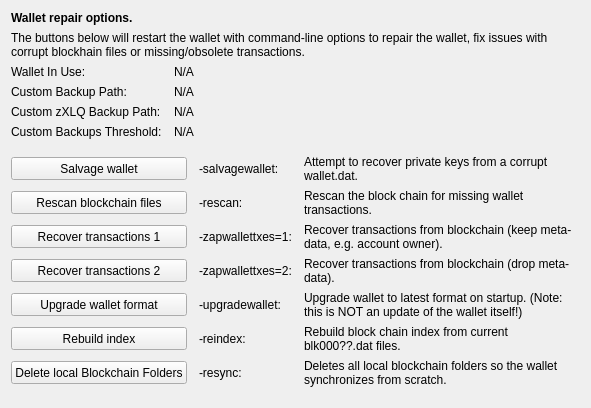
     <widget class="QWidget" name="tab_repair">
      <attribute name="title">
       <string>&amp;Wallet Repair</string>
      </attribute>
      <layout class="QGridLayout" name="gridLayout_4" columnstretch="0,0,0,0">
       <property name="horizontalSpacing">
        <number>12</number>
       </property>
       <item row="0" column="0" colspan="4">
        <widget class="QLabel" name="label_repair_header">
         <property name="font">
          <font>
           <weight>75</weight>
           <bold>true</bold>
          </font>
         </property>
         <property name="text">
          <string>Wallet repair options.</string>
         </property>
        </widget>
       </item>
       <item row="1" column="0" colspan="4">
        <widget class="QLabel" name="label_repair_helptext">
         <property name="font">
          <font>
           <weight>50</weight>
           <bold>false</bold>
          </font>
         </property>
         <property name="text">
          <string>The buttons below will restart the wallet with command-line options to repair the wallet, fix issues with corrupt blockhain files or missing/obsolete transactions.</string>
         </property>
         <property name="wordWrap">
          <bool>true</bool>
         </property>
        </widget>
       </item>
       <item row="2" column="0">
        <widget class="QLabel" name="wallet_path_label">
         <property name="text">
          <string>Wallet In Use:</string>
         </property>
        </widget>
       </item>
       <item row="2" column="1" colspan="3">
        <widget class="QLabel" name="wallet_path">
         <property name="cursor">
          <cursorShape>IBeamCursor</cursorShape>
         </property>
         <property name="text">
          <string>N/A</string>
         </property>
         <property name="textFormat">
          <enum>Qt::PlainText</enum>
         </property>
         <property name="textInteractionFlags">
          <set>Qt::LinksAccessibleByMouse|Qt::TextSelectableByKeyboard|Qt::TextSelectableByMouse</set>
         </property>
        </widget>
       </item>
       <item row="3" column="0">
        <widget class="QLabel" name="wallet_custombackuppath_label">
         <property name="text">
          <string>Custom Backup Path:</string>
         </property>
         <property name="visible">
          <bool>false</bool>
         </property>
        </widget>
       </item>
       <item row="3" column="1" colspan="3">
        <widget class="QLabel" name="wallet_custombackuppath">
         <property name="cursor">
          <cursorShape>IBeamCursor</cursorShape>
         </property>
         <property name="text">
          <string>N/A</string>
         </property>
         <property name="textFormat">
          <enum>Qt::PlainText</enum>
         </property>
         <property name="textInteractionFlags">
          <set>Qt::LinksAccessibleByMouse|Qt::TextSelectableByKeyboard|Qt::TextSelectableByMouse</set>
         </property>
         <property name="visible">
          <bool>false</bool>
         </property>
        </widget>
       </item>
       <item row="4" column="0">
        <widget class="QLabel" name="wallet_customzXLQbackuppath_label">
         <property name="text">
          <string>Custom zXLQ Backup Path:</string>
         </property>
         <property name="visible">
          <bool>false</bool>
         </property>
        </widget>
       </item>
       <item row="4" column="1" colspan="3">
        <widget class="QLabel" name="wallet_customzXLQbackuppath">
         <property name="cursor">
          <cursorShape>IBeamCursor</cursorShape>
         </property>
         <property name="text">
          <string>N/A</string>
         </property>
         <property name="textFormat">
          <enum>Qt::PlainText</enum>
         </property>
         <property name="textInteractionFlags">
          <set>Qt::LinksAccessibleByMouse|Qt::TextSelectableByKeyboard|Qt::TextSelectableByMouse</set>
         </property>
         <property name="visible">
          <bool>false</bool>
         </property>
        </widget>
       </item>
       <item row="5" column="0">
        <widget class="QLabel" name="wallet_custombackupthreshold_label">
         <property name="text">
          <string>Custom Backups Threshold:</string>
         </property>
         <property name="visible">
          <bool>false</bool>
         </property>
        </widget>
       </item>
       <item row="5" column="1" colspan="3">
        <widget class="QLabel" name="wallet_custombackupthreshold">
         <property name="cursor">
          <cursorShape>IBeamCursor</cursorShape>
         </property>
         <property name="text">
          <string>N/A</string>
         </property>
         <property name="textFormat">
          <enum>Qt::PlainText</enum>
         </property>
         <property name="textInteractionFlags">
          <set>Qt::LinksAccessibleByMouse|Qt::TextSelectableByKeyboard|Qt::TextSelectableByMouse</set>
         </property>
         <property name="visible">
          <bool>false</bool>
         </property>
        </widget>
       </item>
       <item row="6" column="0">
        <spacer name="verticalSpacer_repair1">
         <property name="orientation">
          <enum>Qt::Vertical</enum>
         </property>
         <property name="sizeHint" stdset="0">
          <size>
           <width>10</width>
           <height>10</height>
          </size>
         </property>
        </spacer>
       </item>
       <item row="7" column="0" colspan="2">
        <widget class="QPushButton" name="btn_salvagewallet">
         <property name="minimumSize">
          <size>
           <width>100</width>
           <height>23</height>
          </size>
         </property>
         <property name="text">
          <string>Salvage wallet</string>
         </property>
        </widget>
       </item>
       <item row="7" column="2">
        <widget class="QLabel" name="label_repair_salvage_command">
         <property name="text">
          <string notr="true">-salvagewallet:</string>
         </property>
        </widget>
       </item>
       <item row="7" column="3">
        <widget class="QLabel" name="label_repair_salvage">
         <property name="text">
          <string>Attempt to recover private keys from a corrupt wallet.dat.</string>
         </property>
         <property name="wordWrap">
          <bool>true</bool>
         </property>
        </widget>
       </item>
       <item row="8" column="0" colspan="2">
        <widget class="QPushButton" name="btn_rescan">
         <property name="minimumSize">
          <size>
           <width>100</width>
           <height>23</height>
          </size>
         </property>
         <property name="text">
          <string>Rescan blockchain files</string>
         </property>
        </widget>
       </item>
       <item row="8" column="2">
        <widget class="QLabel" name="label_repair_rescan_command">
         <property name="text">
          <string notr="true">-rescan:</string>
         </property>
        </widget>
       </item>
       <item row="8" column="3">
        <widget class="QLabel" name="label_repair_rescan">
         <property name="text">
          <string>Rescan the block chain for missing wallet transactions.</string>
         </property>
         <property name="wordWrap">
          <bool>true</bool>
         </property>
        </widget>
       </item>
       <item row="9" column="0" colspan="2">
        <widget class="QPushButton" name="btn_zapwallettxes1">
         <property name="minimumSize">
          <size>
           <width>100</width>
           <height>23</height>
          </size>
         </property>
         <property name="text">
          <string>Recover transactions 1</string>
         </property>
        </widget>
       </item>
       <item row="9" column="2">
        <widget class="QLabel" name="label_repair_zap1_command">
         <property name="text">
          <string notr="true">-zapwallettxes=1:</string>
         </property>
        </widget>
       </item>
       <item row="9" column="3">
        <widget class="QLabel" name="label_repair_zap1">
         <property name="text">
          <string>Recover transactions from blockchain (keep meta-data, e.g. account owner).</string>
         </property>
         <property name="wordWrap">
          <bool>true</bool>
         </property>
        </widget>
       </item>
       <item row="10" column="0" colspan="2">
        <widget class="QPushButton" name="btn_zapwallettxes2">
         <property name="minimumSize">
          <size>
           <width>100</width>
           <height>23</height>
          </size>
         </property>
         <property name="text">
          <string>Recover transactions 2</string>
         </property>
        </widget>
       </item>
       <item row="10" column="2">
        <widget class="QLabel" name="label_repair_zap2_command">
         <property name="text">
          <string notr="true">-zapwallettxes=2:</string>
         </property>
        </widget>
       </item>
       <item row="10" column="3">
        <widget class="QLabel" name="label_repair_zap2">
         <property name="text">
          <string>Recover transactions from blockchain (drop meta-data).</string>
         </property>
         <property name="wordWrap">
          <bool>true</bool>
         </property>
        </widget>
       </item>
       <item row="11" column="0" colspan="2">
        <widget class="QPushButton" name="btn_upgradewallet">
         <property name="minimumSize">
          <size>
           <width>100</width>
           <height>23</height>
          </size>
         </property>
         <property name="text">
          <string>Upgrade wallet format</string>
         </property>
        </widget>
       </item>
       <item row="11" column="2">
        <widget class="QLabel" name="label_repair_upgrade_command">
         <property name="text">
          <string notr="true">-upgradewallet:</string>
         </property>
        </widget>
       </item>
       <item row="11" column="3">
        <widget class="QLabel" name="label_repair_upgrade">
         <property name="text">
          <string>Upgrade wallet to latest format on startup. (Note: this is NOT an update of the wallet itself!)</string>
         </property>
         <property name="wordWrap">
          <bool>true</bool>
         </property>
        </widget>
       </item>
       <item row="12" column="0" colspan="2">
        <widget class="QPushButton" name="btn_reindex">
         <property name="minimumSize">
          <size>
           <width>100</width>
           <height>23</height>
          </size>
         </property>
         <property name="text">
          <string>Rebuild index</string>
         </property>
        </widget>
       </item>
       <item row="12" column="2">
        <widget class="QLabel" name="label_repair_reindex_command">
         <property name="text">
          <string notr="true">-reindex:</string>
         </property>
        </widget>
       </item>
       <item row="12" column="3">
        <widget class="QLabel" name="label_repair_reindex">
         <property name="text">
          <string>Rebuild block chain index from current blk000??.dat files.</string>
         </property>
         <property name="wordWrap">
          <bool>true</bool>
         </property>
        </widget>
       </item>
       <item row="13" column="0" colspan="2">
        <widget class="QPushButton" name="btn_resync">
         <property name="minimumSize">
          <size>
           <width>100</width>
           <height>23</height>
          </size>
         </property>
         <property name="text">
          <string>Delete local Blockchain Folders</string>
         </property>
        </widget>
       </item>
       <item row="13" column="2">
        <widget class="QLabel" name="label_repair_resync_command">
         <property name="text">
          <string>-resync:</string>
         </property>
        </widget>
       </item>
       <item row="13" column="3">
        <widget class="QLabel" name="label_repair_resync">
         <property name="text">
          <string>Deletes all local blockchain folders so the wallet synchronizes from scratch.</string>
         </property>
         <property name="wordWrap">
          <bool>true</bool>
         </property>
        </widget>
       </item>
       <item row="14" column="0">
        <spacer name="verticalSpacer_repair2">
         <property name="orientation">
          <enum>Qt::Vertical</enum>
         </property>
         <property name="sizeHint" stdset="0">
          <size>
           <width>20</width>
           <height>10</height>
          </size>
         </property>
        </spacer>
       </item>
      </layout>
     </widget>
